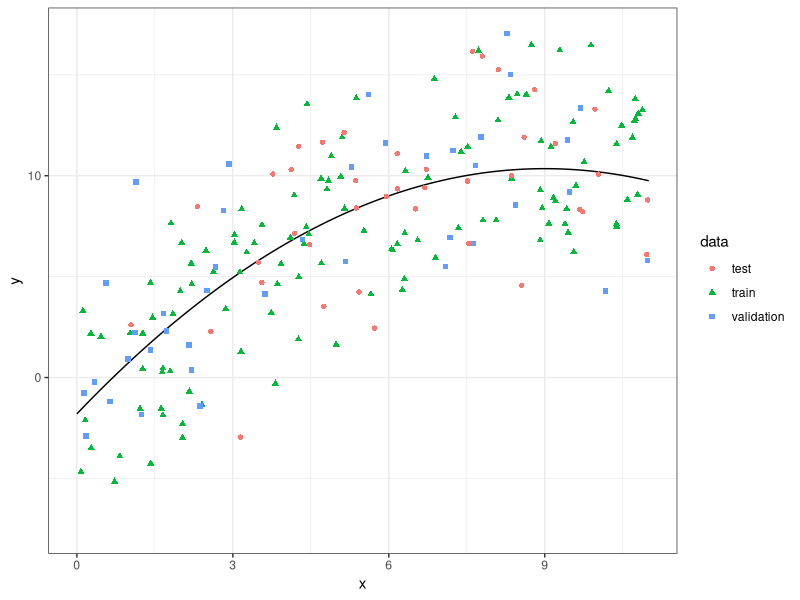
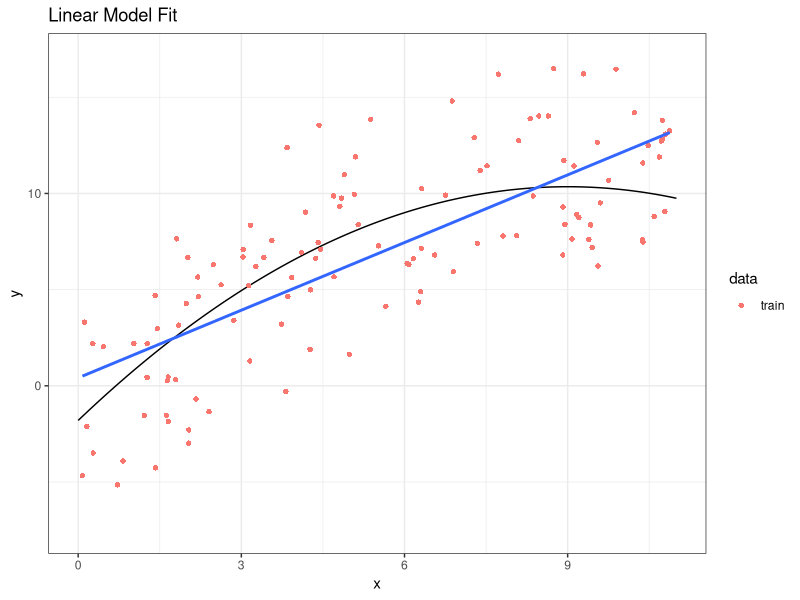
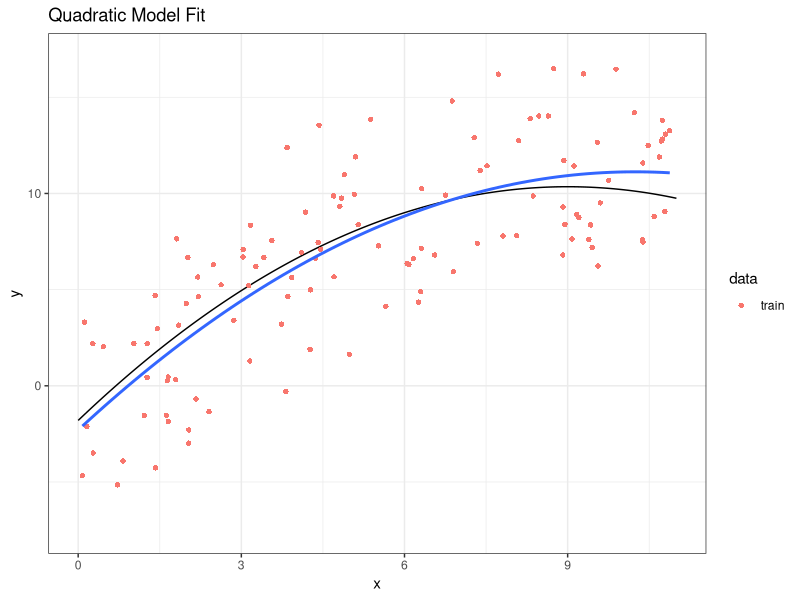
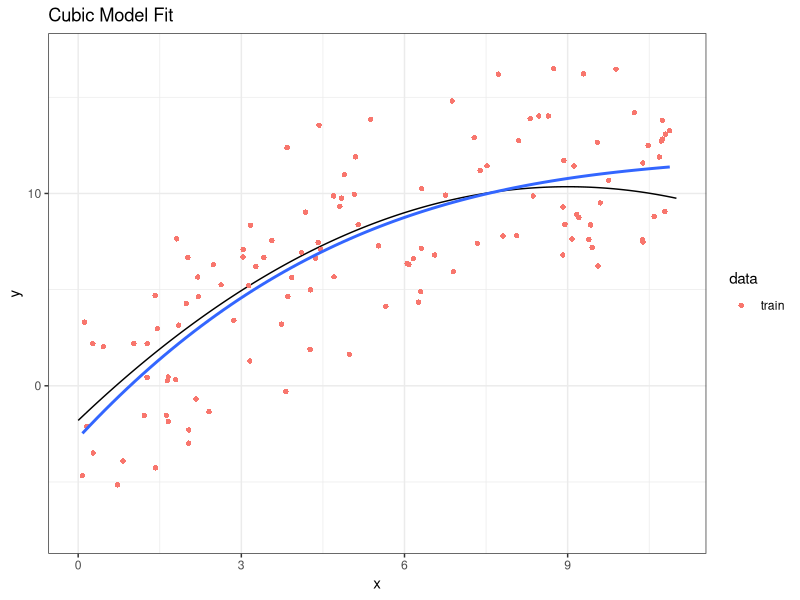
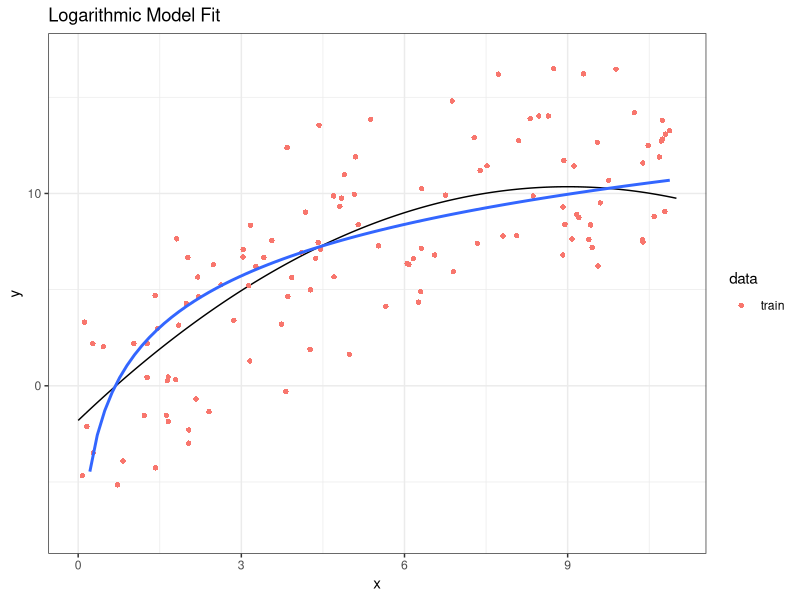
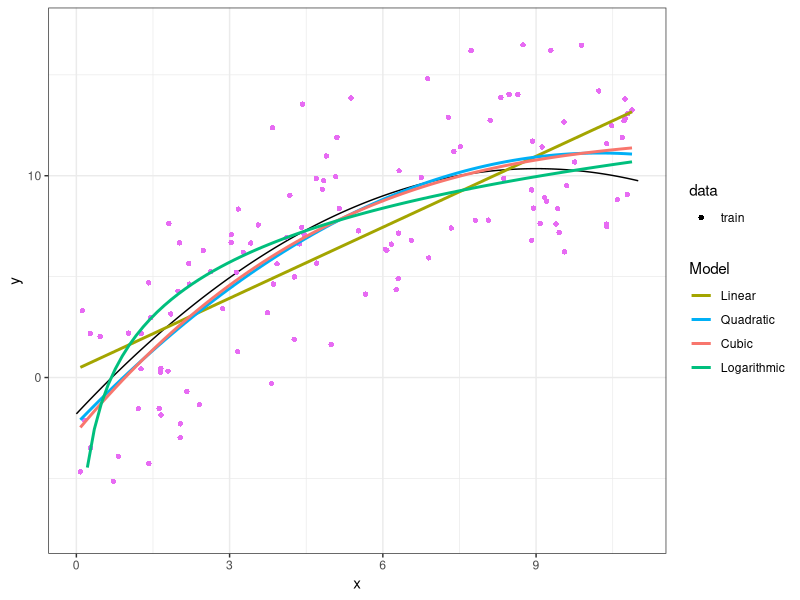
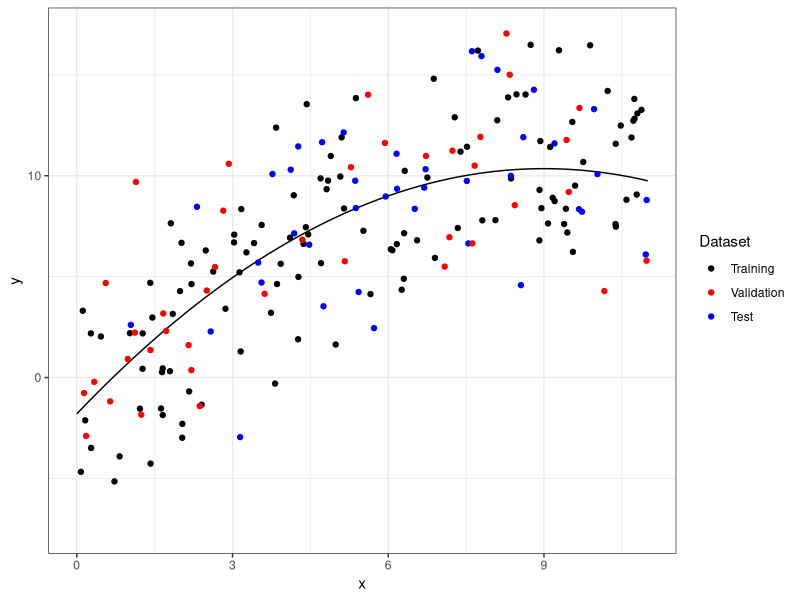
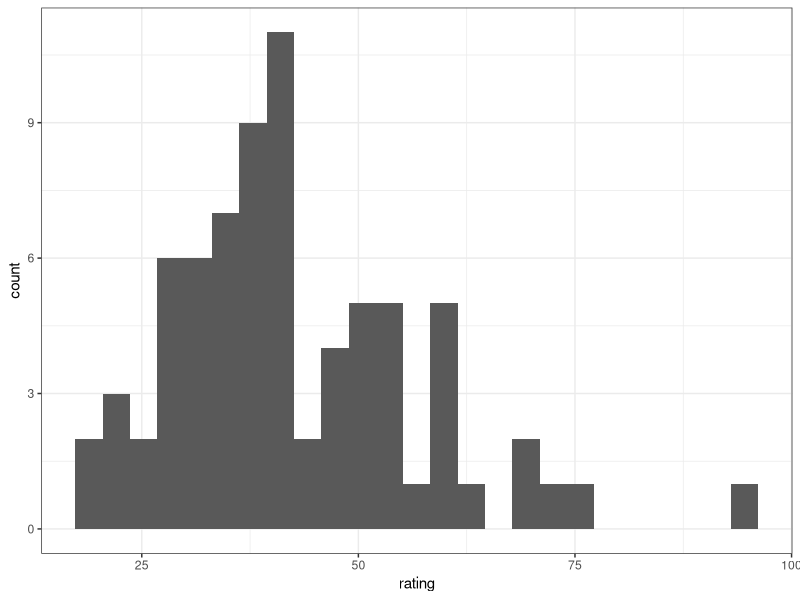

The R source for these figures, in order:
## ---- chunk 1
library(tidyverse)
library(broom)
library(caret)
## ---- chunk 2
x <- seq(0, 11, length=500)
mod_true <- function(x) -1.8 + 2.7*x - 0.15*x^2 
df <- data.frame(x=x,
                 ytrue=mod_true(x))
gsim_base <- ggplot() + theme_bw() + 
  geom_line(aes(x=x, y=ytrue), data=df) +
  xlab("x") + ylab("y") + ylim(-7.5, 17.1)
## ---- chunk 3
set.seed(2)
xtrain <- runif(n=120, min=0, max=11)
ytrain <- mod_true(xtrain) + rnorm(length(xtrain), sd=3)
xvalid <- runif(n=40, min=0, max=11)
yvalid <- mod_true(xvalid) + rnorm(length(xvalid), sd=3)
xtest <- runif(n=40, min=0, max=11)
ytest <- mod_true(xtest) + rnorm(length(xtest), sd=3)

dftrain <- data.frame(x=xtrain,
                     y=ytrain,
                     data="train")
dftest <- data.frame(x=xtest,
                     y=ytest,
                     data="test")
dfvalid <- data.frame(x=xvalid,
                     y=yvalid,
                     data="validation")
dffull <- bind_rows(dftrain, dfvalid,dftest)
levels(dffull$data) <- c("train", "validation", "test")
 
## ---- chunk 4
gsim_alldata <- gsim_base + geom_point(aes(x=x,
                           y=y, col=data,
                           shape=data),
                       data=dffull) 
gsim_alldata

gsim_traindata <- gsim_base + geom_point(aes(x=x,
                           y=y, col=data,
                           shape=data),
                       data=subset(dffull, data=="train")) 
## ---- chunk 5
mod1 <- lm(y~x, data=subset(dffull, data=="train"))
tidy(mod1)
## ---- chunk 6
gsim_traindata + 
  geom_smooth(aes(x=x,
                  y=y),
              method="lm",
              se=FALSE,
              formula=y~x,
              data=dftrain)  +
  ggtitle("Linear Model Fit") 
## ---- chunk 7
mean((dftrain$y - fitted(mod1))^2)
## ---- chunk 8
mean((dfvalid$y - predict(mod1, newdata=dfvalid))^2)
## ---- chunk 9
mod2 <- lm(y~poly(x, 2), data=dftrain)
tidy(mod2)
## ---- chunk 10
gsim_traindata + 
  geom_smooth(aes(x=x,
                  y=y),
              method="lm",
              se=FALSE,
              formula=y~x + I(x^2),
              data=dftrain)  +
  ggtitle("Quadratic Model Fit")
## ---- chunk 11
mean((dftrain$y - fitted(mod2))^2)
## ---- chunk 12
mean((dfvalid$y - predict(mod2, newdata=dfvalid))^2)
## ---- chunk 13
mod3 <- lm(y~poly(x, 3), data=dftrain)
tidy(mod3)
## ---- chunk 14
gsim_traindata + 
  geom_smooth(aes(x=x,
                  y=y),
              method="lm",
              se=FALSE,
              formula=y~x + I(x^2) + I(x^3),
              data=dftrain)  +
  ggtitle("Cubic Model Fit")
## ---- chunk 15
mean((dftrain$y - fitted(mod3))^2)
## ---- chunk 16
mean((dfvalid$y - predict(mod3, newdata=dfvalid))^2)
## ---- chunk 17
mod4 <- lm(y~log(x), data=dftrain)
tidy(mod4)
## ---- chunk 18
gsim_traindata + 
  geom_smooth(aes(x=x,
                  y=y),
              method="lm",
              se=FALSE,
              formula=y~log(x),
              data=dftrain)  +
  ggtitle("Logarithmic Model Fit")
## ---- chunk 19
mean((dftrain$y - fitted(mod4))^2)
## ---- chunk 20
mean((dfvalid$y - predict(mod4, newdata=dfvalid))^2)
## ---- chunk 21
gsim_traindata + 
  geom_smooth(aes(x=x,
                  y=y,
                  col="lin"),
              method="lm",
              se=FALSE,
              formula=y~x,
              data=dftrain)  + 
  geom_smooth(aes(x=x,
                  y=y,
                  col="quad"),
              method="lm",
              se=FALSE,
              formula=y~x + I(x^2),
              data=dftrain) + 
  geom_smooth(aes(x=x,
                  y=y,
                  col="cub"),
              method="lm",
              se=FALSE,
              formula=y~x + I(x^2) + I(x^3),
              data=dftrain) + 
  geom_smooth(aes(x=x,
                  y=y,
                  col="log"),
              method="lm",
              se=FALSE,
              formula=y~log(x),
              data=dftrain) +
  scale_color_discrete(breaks=c("lin", "quad", "cub", "log"),
                     labels=c("Linear", "Quadratic", "Cubic","Logarithmic"),
                     name="Model")

## ---- chunk 22
gsim_base + geom_point(aes(x=x,
                           y=y,
                           col="train"),
                       data=dftrain) +
  geom_point(aes(x=x,
                 y=y, col="test"),
             data=dftest)  + 
    geom_point(aes(x=x,
                 y=y, col="valid"),
             data=dfvalid)  +
  scale_color_manual(breaks=c("train", "valid", "test"),
                     labels=c("Training", "Validation", "Test"),
                     values=c("black", "red", "blue"), name="Dataset")
## ---- chunk 23
mean((dftest$y - predict(mod2, newdata=dftest))^2)
## ---- chunk 24
cereals <- read_csv("data/cereals.csv")
cereals <- cereals[complete.cases(cereals),]
cereals$mfr[!cereals$mfr %in% c("K", "G")] <- "other"
## ---- chunk 25
ggplot(cereals) + theme_bw() +
  geom_histogram(aes(x=rating), bins=25)
## ---- chunk 26
set.seed(5)
k <- 10
flds <- createFolds(cereals$rating, k = k, list = TRUE,
                    returnTrain = FALSE)
str(flds)
## ---- chunk 27
## Create lists for storing predictions
## One element for each model
pred_list <- list(numeric(nrow(cereals)),
                  numeric(nrow(cereals)),
                  numeric(nrow(cereals)))
## ---- chunk 28
for (i in 1:k){
   ## Subset training data
   train <- cereals[-flds[[i]],]
   ## Subset test data
   test <- cereals[flds[[i]],]
   ## Fit each model
   cereals_cvm1 <- lm(rating~mfr, data=train)
   cereals_cvm2 <- lm(rating~sugars + vitamins + calories, data=train)
   cereals_cvm3 <- lm(rating~mfr + sugars + vitamins + calories,
                      data=train)
   ## Store predictions
   pred_list[[1]][flds[[i]]]=predict(cereals_cvm1,
                                     newdata=test)
   pred_list[[2]][flds[[i]]]=predict(cereals_cvm2,
                                     newdata=test)
   pred_list[[3]][flds[[i]]]=predict(cereals_cvm3,
                                     newdata=test)
}
## ---- chunk 29
mean((pred_list[[1]] - cereals$rating)^2)
mean((pred_list[[2]] - cereals$rating)^2)
mean((pred_list[[3]] - cereals$rating)^2)

sapply(pred_list, function(w) mean((w - cereals$rating)^2))
## ---- chunk 30
mean((cereals$rating - fitted(lm(rating~mfr, data=cereals)))^2)
mean((cereals$rating - fitted(lm(rating~sugars + vitamins + calories, data=cereals)))^2)
mean((cereals$rating - fitted(lm(rating~mfr + sugars + vitamins + calories, data=cereals)))^2)
## ---- chunk 31
trainfit1 <- train(rating~mfr,
      data=cereals,
      method="lm",
      trControl = trainControl(method = "cv"))
## ---- chunk 32
trainfit1
